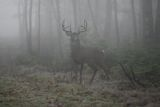
%> input picture fog71.jpg, 160 x 107 px
$ octave foghist.m   (GNU Octave 9; MATLAB toolbox functions it lacks are replaced by stand-ins)
%> lines starting %> are read from the running program, lines starting %| are printed output that depends on the picture
### homomorph.m
function res = homomorph(im,lowg,highg)

% inputs
% im is the result of applying 2D fft on the input image
%lowg is the gammaLow value for homomorphic filtering
%highg is the gammaHigh value for homomorphic filtering

%outputs
% res is the homomorphic filtered image

dif=(highg-lowg); %(gammahigh-gammalow)

sig=10; %sigma of gaussian
[r,c]=size(im);

for i=1:r
    for j=1:c

    p=-(((i-(r/2))^2+(j-(c/2))^2)/(2*(sig^2)));
    k=(1/2*3.14*(sig^2));
    % term=(1-k*exp()) since this is a high pass gaussian filter
    % term=(k*exp()) for low pass gaussian filter
    term(i,j)=(1-k*exp(p) );

    end
end


for i=1:r
    for j=1:c
    h(i,j)=(dif*term(i,j))+lowg;

    end
end

for i=1:r
    for j=1:c
    res(i,j)=im(i,j)*h(i,j);

    end
end

### division.m
function [Xdiv] = division(x,xmax)
%UNTITLED Summary of this function goes here
Xdiv = x./xmax


end

### sigm.m
function s = sigm(x)
%UNTITLED Summary of this function goes here

s = 1./(1 + exp(-x));

end

### threshold.m
function [T] = threshold( yij )
%UNTITLED2 Summary of this function goes here
[M,N] = size(yij);
sum = 0;
for m = 1:M                              % i= detail components(High frequency components)
    for n = 1:N                          % j=decomposition level
            sum = sum + (yij(m,n)- mean2(yij)).^2;

     end
end
T = (1/2)*(sqrt((1/(M*N))*sum));


end

### foghist.m
I = imread('fog71.jpg');
%> I is the input picture: size 107x160x3 uint8; mean R, G, B 107.5, 107.7, 104.6
I = rgb2gray(I);
%> I: size 107x160 uint8
I1 = imadjust(I);

cim=double(I1);

[r,c]=size(I1);
%> r = 107; c = 160
cim=cim+1;
% add 1 to pixels to remove 0 values which would result in undefined log values

% natural log
lim=log(cim);
%2D fft
fim=fft2(lim);

lowg=.95; %(lower gamma threshold, must be lowg < 1)
highg=1.05; %(higher gamma threshold, must be highg > 1)
% make sure the the values are symmetrically differenced

% function call
him=homomorph(fim,lowg,highg);
%> after the loop in homomorph, `for i=1:r`:
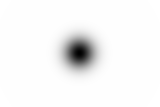
%> term: size 107x160 double; min -155.8, max 1, mean -4.76; drawn with min black and max white
%inverse 2D fft
ifim=real(ifft2(him));
%exponent of result
Ihmf = exp(ifim);


J = histeq(I1); %histogram equalization


nColors = double(intmax(class(I1)))+1;  % Number of values per color component
%> nColors = 256
nLevel = 1;                             % Number of decompositions

% Taking Wavelet transform
[cA,cH,cV,cD] = dwt2(J,'db1');


%Non-linear Gain Function
x = -1:0.01:1;
b = 0.25; % 0<b<1
c = 40;
syms fun;
%> (this line was passed over: syms is not available in this run)
a = 1/(sigm(c*(1-b))-sigm(-c*(1+b)));
fun = a.*(sigm(c.*(x-b)) - sigm(-c.*(x+b)));
figure, plot(x,fun);
xlabel('x');
ylabel('funtion');
title('Non-linear Gain Function');
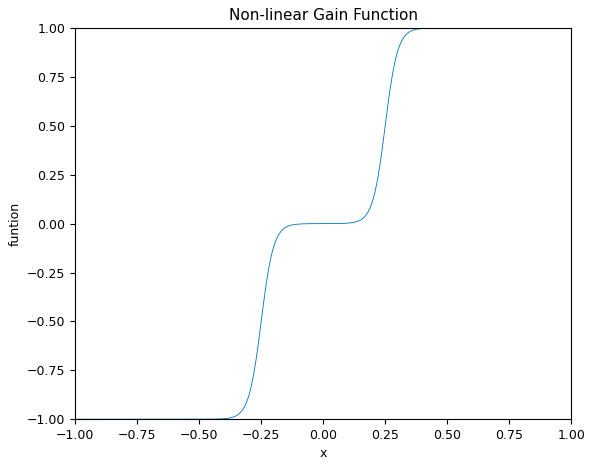
%> figure redrawn from the program's plot data; curve peaks at x = 1, y = 1

%Finding maximum value of a detail components matrix
cHvector = max(cH);
%> cHvector = 80 values, max 95.5 at index 15, min 10 at index 79, mean 46.99
cHmax = max(cHvector);
%> cHmax = 95.5

cVvector = max(cV);
%> cVvector = 80 values, max 79 at index 36, min 8 at index 3, mean 32.08
cVmax = max(cVvector);
%> cVmax = 79

cDvector = max(cD);
%> cDvector = 80 values, max 44.5 at index 29, min 2 at index 76, mean 14.63
cDmax = max(cDvector);
%> cDmax = 44.5

%Normalizing the transform coeficient values
wH = division(cH,cHmax);
wV = division(cV,cVmax);
wD = division(cD,cDmax);

%Enhanced detail coefficients
funH = (a*cHmax).*(sigm(c.*(wH-b)) - sigm(-c.*(wH+b)));
funV = (a*cVmax).*(sigm(c.*(wV-b)) - sigm(-c.*(wV+b)));
funD = (a*cDmax).*(sigm(c.*(wD-b)) - sigm(-c.*(wD+b)));

%Calculating the threshold values using threshold function
Th = threshold(cH);
%> after the loop in threshold, `for m = 1:M`: sum = 1011933.6
%> in threshold, `T = (1/2)*(sqrt((1/(M*N))*sum));`: T = 7.65
%> Th = 7.65
Tv = threshold(cV);
%> Tv = 6.11
Td = threshold(cD);
%> Td = 2.5


% [21 lines of commented-out code are left out]
 IR = idwt2(cA,funH,funV,funD,'db1');


figure, subplot(2,2,1);
        imshow(I);
        title('a)Original image');
        subplot(2,2,2);
        imshow(uint8(Ihmf));
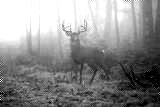
%> displayed picture: size 107x160, on the screen's scale of 0 to 255; min 0, max 255, mean 141.1
        title('b)Homomorphic Filtered image');
        subplot(2,2,3);
        imshow(uint8(J));
        title('c)Histogram equalized image');
        subplot(2,2,4);
        imshow(uint8(IR));
        title('d)Wavelet Fusion Method');


%Squared gradient
[FxI,FyI]= gradient(double(I));
FI = FxI.^2 + FyI.^2;
sgI = sum(sum(FI));
%> sgI = 500580.5

[FxIhmf,FyIhmf]= gradient(double(Ihmf));
FIhmf = FxIhmf.^2 + FyIhmf.^2;
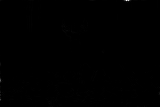
%> FIhmf: size 107x160 double; min 0.000229, max 166849.4, mean 268.6; drawn with min black and max white
sgIhmf = sum(sum(FIhmf));
%> sgIhmf = 4598828.8

[FxJ,FyJ]= gradient(double(J));
FJ = FxJ.^2 + FyJ.^2;
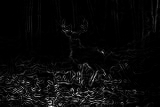
%> FJ: size 107x160 double; min 0, max 6329, mean 234.7; drawn with min black and max white
sgJ = sum(sum(FJ));
%> sgJ = 4018767.2

[FxIR,FyIR]= gradient(double(IR));
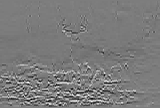
%> FyIR: size 108x160 double; min -102.4, max 105.9, mean -1.6; drawn with min black and max white
FIR = FxIR.^2 + FyIR.^2;
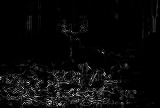
%> FIR: size 108x160 double; min 0, max 12561.4, mean 480.9; drawn with min black and max white
sgIR = sum(sum(FIR));
%> sgIR = 8309854.2


sgI
%> sgI = 500580.5

sgIhmf
%> sgIhmf = 4598828.8

sgJ
%> sgJ = 4018767.2

sgIR
%> sgIR = 8309854.2
